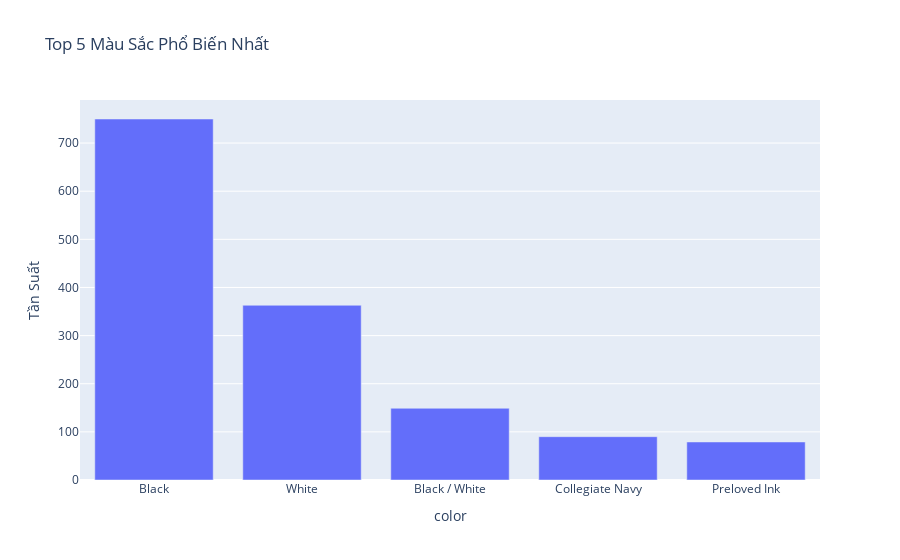

Write notebook code for a chart like this one.
### Code cell
import plotly.express as px
top_5_colors = df['color'].value_counts().head(5)
fig = px.bar(top_5_colors, x=top_5_colors.index, y=top_5_colors.values, 
             labels={'x': 'Màu Sắc', 'y': 'Tần Suất'}, 
             title='Top 5 Màu Sắc Phổ Biến Nhất')

# Hiển thị biểu đồ
fig.show()

### Figure 1 — Plotly figure (JSON) as saved in the notebook; plotly's stock layout.template omitted (floating-point values rounded to 4 significant figures)
{"data": [{"alignmentgroup": "True", "hovertemplate": "color=%{x}<br>Tần Suất=%{y}<extra></extra>", "legendgroup": "", "marker": {"color": "#636efa", "pattern": {"shape": ""}}, "name": "", "offsetgroup": "", "orientation": "v", "showlegend": false, "textposition": "auto", "type": "bar", "x": ["Black", "White", "Black / White", "Collegiate Navy", "Preloved Ink"], "xaxis": "x", "y": [750, 363, 149, 90, 79], "yaxis": "y"}], "layout": {"barmode": "relative", "legend": {"tracegroupgap": 0}, "title": {"text": "Top 5 Màu Sắc Phổ Biến Nhất"}, "xaxis": {"anchor": "y", "domain": [0, 1], "title": {"text": "color"}}, "yaxis": {"anchor": "x", "domain": [0, 1], "title": {"text": "Tần Suất"}}}}
